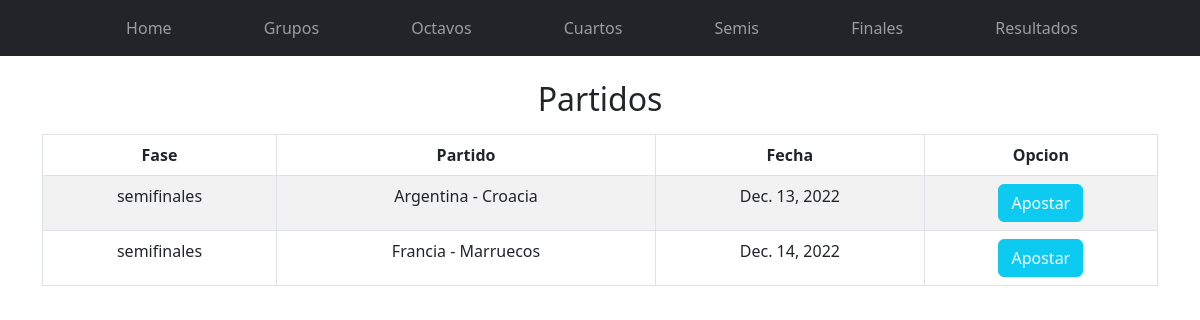
Page /semis/ on the committed database.
### Aplicaciones/Partidos/models.py (models this page shows, shortened)
class Partido(models.Model):
    clasificacion = models.CharField(max_length=50)
    equipos1 = models.ForeignKey(Equipo,default=None,on_delete=models.PROTECT,related_name="_equipos1")
    equipos2 = models.ForeignKey(Equipo,default=None,on_delete=models.PROTECT,related_name="_equipos2")
    marcador1 = models.CharField(max_length=2)
    marcador2 = models.CharField(max_length=2)
    fecha = models.DateField()

class Equipo(models.Model):
    pais = models.CharField(max_length=50)
    grupo = models.CharField(max_length=50)
    class Meta:
        ordering = ['grupo']

### Aplicaciones/Partidos/views.py (the view)
# urls.py: path('semis/',views.semis),
def semis(request):
    context={'partido': Partido.objects.filter(clasificacion='semifinales')}
    return render(request, "gestionApuestasSemis.html",context)

### Aplicaciones/Partidos/templates/gestionApuestasSemis.html (shortened to what this page needs)
{% extends './base.html' %}
{% block body %}
<div class="row">
    <h2>Partidos</h2>
    <div class="table-responsive py-2">
        <table class="table table-striped table-bordered">
            <thead>
                <tr>
                    <th>Fase</th>
                    <th>Partido</th>
                    <th>Fecha</th>
                    <th>Opcion</th>
                </tr>
            </thead>
            <tbody>
                    {% for p in partido %}
                        <tr>
                            <td>{{p.clasificacion}}</td>
                            <td>{{p.equipos1.pais}} - {{p.equipos2.pais}}</td>
                            <td>{{p.fecha}}</td>
                            <td><a href="registrarApuesta/{{p.id}}" class="btn btn-info text-white">Apostar</a></td>
                        </tr>
                    {% endfor %}
            </tbody>
        </table>
    </div>
</div>
{% endblock %}

### Aplicaciones/Partidos/static/css/gestionApuestas.css (style rules this page uses)
thead,tbody { text-align: center; vertical-align: middle; }
h2,h3 { text-align: center; }

### rows in the picture
Partido: clasificacion "semifinales", equipos1.pais "Argentina", equipos2.pais "Croacia", fecha "Dec. 13, 2022"
Partido: clasificacion "semifinales", equipos1.pais "Francia", equipos2.pais "Marruecos", fecha "Dec. 14, 2022"
